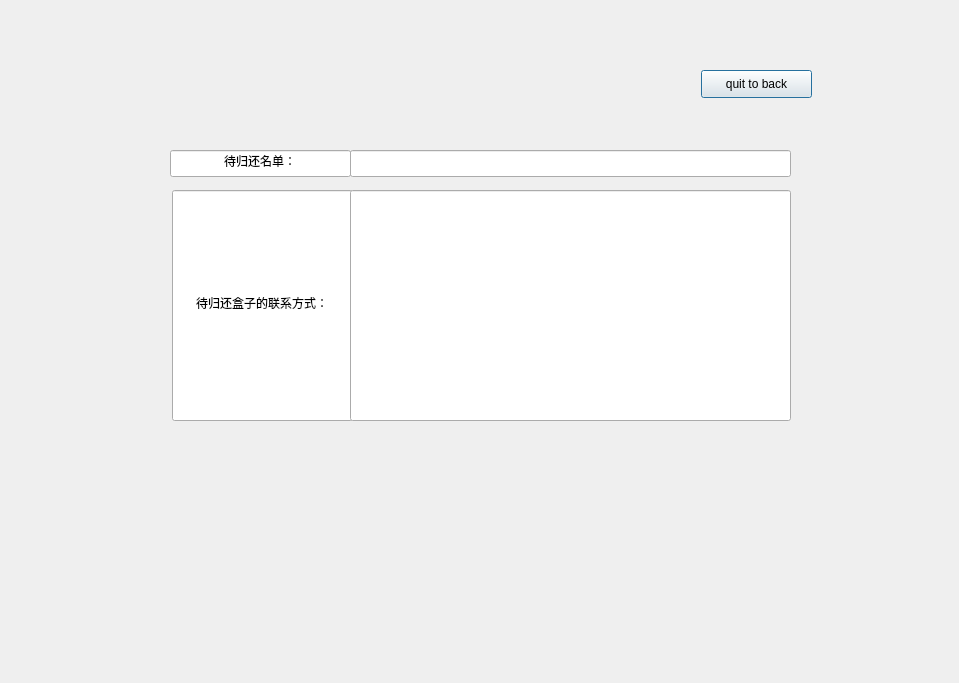
<?xml version="1.0" encoding="UTF-8"?>
<ui version="4.0">
 <class>Dialog_re2</class>
 <widget class="QDialog" name="Dialog_re2">
  <property name="geometry">
   <rect>
    <x>0</x>
    <y>0</y>
    <width>959</width>
    <height>683</height>
   </rect>
  </property>
  <property name="windowTitle">
   <string>Dialog</string>
  </property>
  <widget class="QLineEdit" name="lineEdit">
   <property name="geometry">
    <rect>
     <x>170</x>
     <y>150</y>
     <width>181</width>
     <height>27</height>
    </rect>
   </property>
   <property name="text">
    <string>待归还名单：</string>
   </property>
   <property name="alignment">
    <set>Qt::AlignCenter</set>
   </property>
   <property name="readOnly">
    <bool>true</bool>
   </property>
  </widget>
  <widget class="QLineEdit" name="lineEdit_2">
   <property name="geometry">
    <rect>
     <x>350</x>
     <y>150</y>
     <width>441</width>
     <height>27</height>
    </rect>
   </property>
  </widget>
  <widget class="QLineEdit" name="lineEdit_3">
   <property name="geometry">
    <rect>
     <x>172</x>
     <y>190</y>
     <width>181</width>
     <height>231</height>
    </rect>
   </property>
   <property name="text">
    <string>待归还盒子的联系方式：</string>
   </property>
   <property name="alignment">
    <set>Qt::AlignCenter</set>
   </property>
   <property name="readOnly">
    <bool>true</bool>
   </property>
  </widget>
  <widget class="QLineEdit" name="lineEdit_4">
   <property name="geometry">
    <rect>
     <x>350</x>
     <y>190</y>
     <width>441</width>
     <height>231</height>
    </rect>
   </property>
  </widget>
  <widget class="QPushButton" name="pushButton">
   <property name="geometry">
    <rect>
     <x>701</x>
     <y>70</y>
     <width>111</width>
     <height>28</height>
    </rect>
   </property>
   <property name="text">
    <string>quit to back</string>
   </property>
  </widget>
 </widget>
 <resources/>
 <connections/>
</ui>
